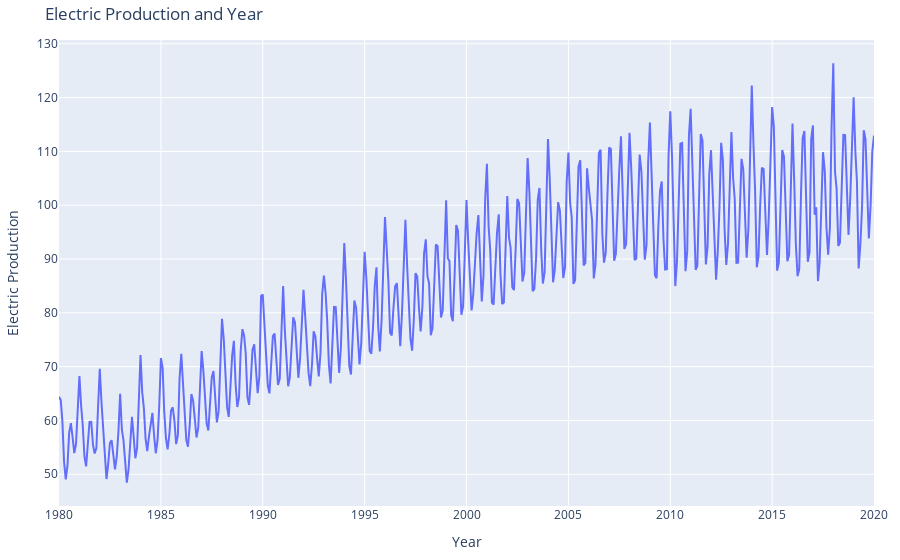

Notebook code for this chart:
### Code cell
# Assuming df1 is your DataFrame
fig = px.line(df1, x=df1.index, y='IPG2211A2N', labels={'IPG2211A2N': 'Electric Production'})
fig.update_layout(title='Electric Production and Year', xaxis_title='Year', yaxis_title='Electric Production', height=400,
                 margin=dict(l=20, r=20, t=40, b=20)
)

# Show the plot
fig.show()

### Figure 1 — Plotly figure (JSON) as saved in the notebook; plotly's stock layout.template omitted (floating-point values rounded to 4 significant figures; data arrays with more than 128 entries replaced by an {"elided": "..."} marker saying what was removed)
{"data": [{"hovertemplate": "DATE=%{x}<br>Electric Production=%{y}<extra></extra>", "legendgroup": "", "line": {"color": "#636efa", "dash": "solid"}, "marker": {"symbol": "circle"}, "mode": "lines", "name": "", "orientation": "v", "showlegend": false, "type": "scatter", "x": {"elided": "481 str values"}, "xaxis": "x", "y": {"elided": "481 float values"}, "yaxis": "y"}], "layout": {"autosize": true, "legend": {"tracegroupgap": 0}, "margin": {"b": 20, "l": 20, "r": 20, "t": 40}, "title": {"text": "Electric Production and Year"}, "xaxis": {"anchor": "y", "autorange": true, "domain": [0, 1], "range": ["1980-01-01", "2020-01-01"], "title": {"text": "Year"}, "type": "date"}, "yaxis": {"anchor": "x", "autorange": true, "domain": [0, 1], "range": [44.11, 130.7], "title": {"text": "Electric Production"}, "type": "linear"}}}
